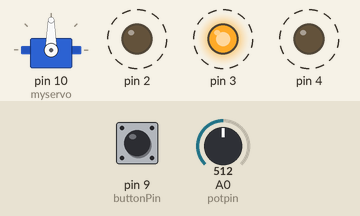
This sketch was run on a simulated Arduino Uno, built with avr-gcc and run on an emulated ATmega328P. Parts: servo, output pins drawn as LEDs (lit = HIGH). Dashed ring = blinking. The test bench sets the inputs (shaded band); at power-on: A0 (potpin) = 512, pin 9 (buttonPin) HIGH.

Above: at 1.2 s.
1.3 s: A0 (potpin) set to 716
At 2.46 s:
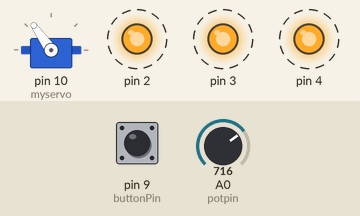
4.3 s: pin 9 (buttonPin) pulled LOW for 0.15 s
At 5.55 s:
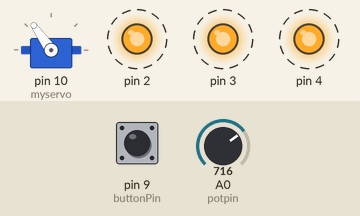
7.3 s: A0 (potpin) set to 900
At 8.62 s:
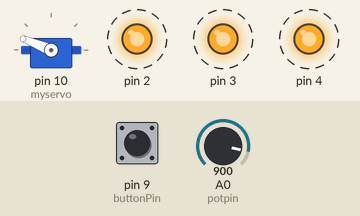
10.3 s: pin 9 (buttonPin) pulled LOW for 1 s
At 10.48 s:
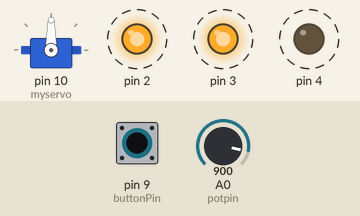
13.3 s: A0 (potpin) set to 1023
At 14.41 s:
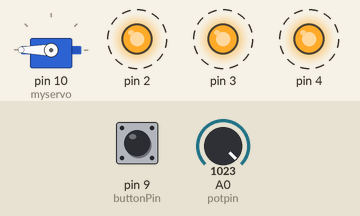
16.3 s: A0 (potpin) set to 306
At 19.03 s:
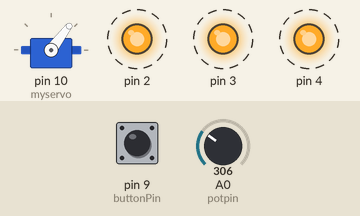
Timing chart, 0 to 20.3 s (numbered marks = the images above; inputs shaded):
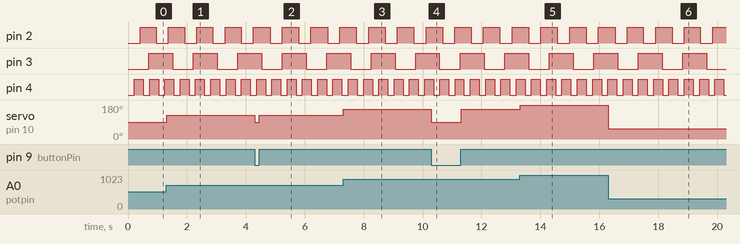

Measured:
- after the input at 1.3 s, servo on pin 10 (myservo): 90° → 125° at once
- after the input at 4.3 s, servo on pin 10 (myservo): 125° → 90° at once, → 125° 0.15 s later
- after the input at 7.3 s, servo on pin 10 (myservo): 125° → 158° at once
- after the input at 10.3 s, servo on pin 10 (myservo): 158° → 90° at once, → 158° 1.0 s later
- after the input at 13.3 s, servo on pin 10 (myservo): 158° → 180° at once
- after the input at 16.3 s, servo on pin 10 (myservo): 180° → 53° at once
- by itself, pin 2: alternates HIGH for 0.55 s and LOW for 0.41 s
- by itself, pin 3: alternates HIGH for 0.81 s and LOW for 0.70 s

The sketch:

cocar.ino
```cpp
/*
  Automaton Cocar 0.0.1 26/06/2017
*/
#include <Servo.h>
Servo myservo;  // create servo object to control a servo

int potpin = 0;  // analog pin used to connect the potentiometer
int val;    // variable to read the value from the analog pin
int buttonPin = 9;
int buttonState = 0;         // variable for reading the pushbutton status

class Flasher
{
    // Class Member Variables
    // These are initialized at startup
    int ledPin;      // the number of the LED pin
    long OnTime;     // milliseconds of on-time
    long OffTime;    // milliseconds of off-time

    // These maintain the current state
    int ledState;                 // ledState used to set the LED
    unsigned long previousMillis;   // will store last time LED was updated

    // Constructor - creates a Flasher
    // and initializes the member variables and state
  public:
    Flasher(int pin, long on, long off)
    {
      ledPin = pin;
      pinMode(ledPin, OUTPUT);

      OnTime = on;
      OffTime = off;

      ledState = LOW;
      previousMillis = 0;
    }

    void Update()
    {
      // check to see if it's time to change the state of the LED
      unsigned long currentMillis = millis();

      if ((ledState == HIGH) && (currentMillis - previousMillis >= OnTime))
      {
        ledState = LOW;  // Turn it off
        previousMillis = currentMillis;  // Remember the time
        digitalWrite(ledPin, ledState);  // Update the actual LED
      }
      else if ((ledState == LOW) && (currentMillis - previousMillis >= OffTime))
      {
        ledState = HIGH;  // turn it on
        previousMillis = currentMillis;   // Remember the time
        digitalWrite(ledPin, ledState);   // Update the actual LED
      }
    }
    void High()
    {
      digitalWrite(ledPin, HIGH);
    }
    void Clean()
    {
      digitalWrite(ledPin, LOW);
    }
};

Flasher ledVerde(2, 550, 400); //led azul
Flasher ledAmarelo(3, 800, 700); //led verde
Flasher ledVermelho(4, 300, 200); //led vermelho

void setup() {
  Serial.begin(9600);          //  setup serial
  myservo.attach(10);  // attaches the servo on pin 9 to the servo object
}

void loop() {
  buttonState = digitalRead(buttonPin);
//  button = digitalRead(9);    // read the input pin
//  Serial.println(button);             // debug value
//  delay(1500);
  ledVerde.Update();
  ledAmarelo.Update();
  ledVermelho.Update();
  if (buttonState == LOW) {
    // turn LED on:
    myservo.write(90);
  } else {
    // turn LED off:
    val = analogRead(potpin);            // reads the value of the potentiometer (value between 0 and 1023)
    val = map(val, 0, 1023, 0, 180);     // scale it to use it with the servo (value between 0 and 180)
    myservo.write(val);                  // sets the servo position according to the scaled value
  }
  delay(15);                           // waits for the servo to get there
}
```
